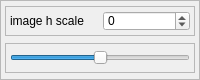
                          <widget class="QFrame" name="frame_8">
                           <property name="maximumSize">
                            <size>
                             <width>16777215</width>
                             <height>80</height>
                            </size>
                           </property>
                           <property name="frameShape">
                            <enum>QFrame::StyledPanel</enum>
                           </property>
                           <property name="frameShadow">
                            <enum>QFrame::Raised</enum>
                           </property>
                           <layout class="QVBoxLayout" name="verticalLayout_11">
                            <property name="leftMargin">
                             <number>4</number>
                            </property>
                            <property name="topMargin">
                             <number>4</number>
                            </property>
                            <property name="rightMargin">
                             <number>4</number>
                            </property>
                            <property name="bottomMargin">
                             <number>4</number>
                            </property>
                            <item>
                             <widget class="QFrame" name="frame_16">
                              <property name="minimumSize">
                               <size>
                                <width>0</width>
                                <height>0</height>
                               </size>
                              </property>
                              <property name="maximumSize">
                               <size>
                                <width>16777215</width>
                                <height>30</height>
                               </size>
                              </property>
                              <property name="frameShape">
                               <enum>QFrame::StyledPanel</enum>
                              </property>
                              <property name="frameShadow">
                               <enum>QFrame::Raised</enum>
                              </property>
                              <layout class="QHBoxLayout" name="horizontalLayout_9">
                               <property name="leftMargin">
                                <number>4</number>
                               </property>
                               <property name="topMargin">
                                <number>4</number>
                               </property>
                               <property name="rightMargin">
                                <number>4</number>
                               </property>
                               <property name="bottomMargin">
                                <number>4</number>
                               </property>
                               <item>
                                <widget class="QLabel" name="label_15">
                                 <property name="text">
                                  <string>image h scale</string>
                                 </property>
                                </widget>
                               </item>
                               <item>
                                <widget class="QSpinBox" name="imgWidthSpinbox">
                                 <property name="minimum">
                                  <number>-100</number>
                                 </property>
                                 <property name="maximum">
                                  <number>100</number>
                                 </property>
                                </widget>
                               </item>
                              </layout>
                             </widget>
                            </item>
                            <item>
                             <widget class="QFrame" name="frame_15">
                              <property name="minimumSize">
                               <size>
                                <width>0</width>
                                <height>0</height>
                               </size>
                              </property>
                              <property name="maximumSize">
                               <size>
                                <width>16777215</width>
                                <height>30</height>
                               </size>
                              </property>
                              <property name="frameShape">
                               <enum>QFrame::StyledPanel</enum>
                              </property>
                              <property name="frameShadow">
                               <enum>QFrame::Raised</enum>
                              </property>
                              <layout class="QHBoxLayout" name="horizontalLayout_16">
                               <property name="leftMargin">
                                <number>4</number>
                               </property>
                               <property name="topMargin">
                                <number>4</number>
                               </property>
                               <property name="rightMargin">
                                <number>4</number>
                               </property>
                               <property name="bottomMargin">
                                <number>4</number>
                               </property>
                               <item>
                                <widget class="QSlider" name="imgWSlider">
                                 <property name="minimum">
                                  <number>-100</number>
                                 </property>
                                 <property name="maximum">
                                  <number>100</number>
                                 </property>
                                 <property name="orientation">
                                  <enum>Qt::Horizontal</enum>
                                 </property>
                                </widget>
                               </item>
                              </layout>
                             </widget>
                            </item>
                           </layout>
                          </widget>
